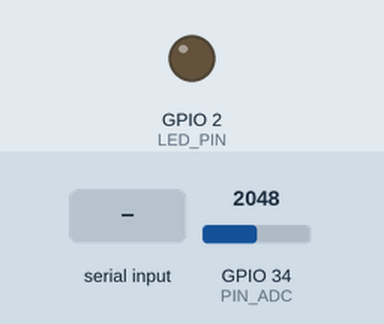
A sketch run on a simulated ESP32. On the bench: output pins drawn as LEDs (lit = HIGH). Dashed ring = blinking. The test bench sets the inputs (shaded band); at power-on: GPIO 34 (PIN_ADC) = 2048. The local clock reads 2024-03-15 10:24:30 at power-on unless the sketch sets it; storage starts empty; EEPROM starts erased; pins used as bus, display or sensor lines are not drawn; what the sketch prints to the serial monitor is not drawn.

Above: at 1.8 s.
1.9 s: "XOA\n" received over Serial
3.4 s: "N90\n" received over Serial
4.9 s: "T90\n" received over Serial
At 10.75 s:
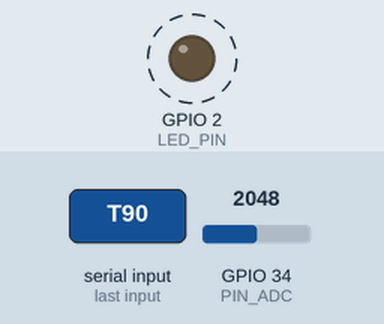
Timing chart, 0 to 12.4 s (numbered marks = the images above; inputs shaded):
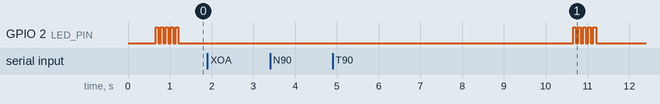

The sketch:

test4_sensor_node.ino
```cpp
// Nút đo: đo mỗi 10 giây, gửi ESP-NOW về trạm nhận, lưu trung bình mỗi phút vào flash
#include <WiFi.h>
#include <esp_wifi.h>
#include <esp_now.h>
#include <esp_idf_version.h>
#include <esp_system.h>
#include <Wire.h>
#include <RTClib.h>
#include <LittleFS.h>
#include <Preferences.h>

// ===== CHỈ SỬA DÒNG NÀY: địa chỉ MAC của trạm nhận (trạm in ra khi khởi động) =====
uint8_t GATEWAY_MAC[6] = {0x04, 0xB2, 0x47, 0x54, 0xA1, 0x88};
// ==================================================================================

const uint8_t CHANNEL = 1;          // phải giống CHANNEL trong code trạm nhận
const uint32_t PERIOD_MS = 10000;   // đo mỗi 10 giây
const int PIN_POWER = 25;           // cấp điện cầu phân áp
const int PIN_ADC = 34;             // điểm giữa cầu phân áp
const int LED_PIN = 2;              // đèn trên board
const char *LOG_FILE = "/log.csv";  // trung bình mỗi phút: epoch,adc_mv,flags

enum { F_BOOT = 1, F_PROBE = 2, F_RTC = 4, F_FS = 8 };

// Cấu trúc gói: phải giống hệt trong code trạm nhận
typedef struct __attribute__((packed)) {
  uint8_t magic;
  uint8_t ver;
  uint8_t node;
  uint8_t flags;
  uint8_t rst;
  uint32_t seq;
  uint32_t utc;
  uint16_t adc_mv;
  int16_t temp_c100;
} Packet;

RTC_DS3231 rtc;
Preferences prefs;
uint8_t nodeId = 0;
bool rtcOk = false, fsOk = false, nowOk = false, fsFull = false, firstPacket = true;
uint32_t seq = 0;
volatile bool sendDone = false, sendOk = false;
uint32_t minuteKey = 0, sumMv = 0, nMv = 0;
uint8_t minuteFlags = 0;

#if ESP_IDF_VERSION >= ESP_IDF_VERSION_VAL(5, 5, 0)
void onSent(const esp_now_send_info_t *info, esp_now_send_status_t status) {
#else
void onSent(const uint8_t *mac, esp_now_send_status_t status) {
#endif
  sendOk = (status == ESP_NOW_SEND_SUCCESS);
  sendDone = true;
}

uint32_t readMilliVolts() {
  digitalWrite(PIN_POWER, HIGH);
  delay(10);
  uint32_t sum = 0;
  for (int i = 0; i < 64; i++) sum += analogReadMilliVolts(PIN_ADC);
  digitalWrite(PIN_POWER, LOW);
  return sum / 64;
}

// Nhiệt độ danh định (điện trở 10 kΩ, 3,3 V); số chính xác tính lại khi phân tích
int16_t nominalTempC100(uint32_t mv) {
  if (mv < 300 || mv > 3000) return INT16_MIN;
  float r = 10000.0f * (3300.0f / mv - 1.0f);
  float tC = 1.0f / (1.0f / 298.15f + logf(r / 10000.0f) / 3950.0f) - 273.15f;
  return (int16_t)lroundf(tC * 100.0f);
}

void blink(int times, int ms) {
  for (int i = 0; i < times; i++) {
    digitalWrite(LED_PIN, HIGH);
    delay(ms);
    digitalWrite(LED_PIN, LOW);
    delay(ms);
  }
}

bool gatewayMacSet() {
  for (int i = 0; i < 6; i++)
    if (GATEWAY_MAC[i] != 0) return true;
  return false;
}

// Ghi trung bình của phút vừa xong vào flash
void logMinute() {
  if (nMv > 0 && fsOk) {
    File f = LittleFS.open(LOG_FILE, FILE_APPEND);
    if (f) {
      f.printf("%lu,%lu,%u\n", (unsigned long)(minuteKey * 60), (unsigned long)(sumMv / nMv),
               (unsigned)minuteFlags);
      f.close();
    } else {
      fsOk = false;
    }
    fsFull = LittleFS.usedBytes() * 10 > LittleFS.totalBytes() * 9;  // đầy quá 90%
  }
  sumMv = 0;
  nMv = 0;
  minuteFlags = 0;
}

void printInfo() {
  Serial.printf("Mã nút: %s\n", nodeId ? ("N0" + String(nodeId)).c_str() : "CHƯA ĐẶT (gõ N1, N2 hoặc N3)");
  Serial.print("MAC của nút: ");
  Serial.println(WiFi.macAddress());
  Serial.printf("MAC trạm nhận trong code: %02X:%02X:%02X:%02X:%02X:%02X%s\n", GATEWAY_MAC[0],
                GATEWAY_MAC[1], GATEWAY_MAC[2], GATEWAY_MAC[3], GATEWAY_MAC[4], GATEWAY_MAC[5],
                gatewayMacSet() ? "" : "   <- CHƯA ĐIỀN");
  Serial.printf("DS3231: %s", rtcOk ? "OK" : "LỖI");
  if (rtcOk) Serial.printf(", giờ UTC %s", rtc.now().timestamp().c_str());
  Serial.println();
  Serial.printf("Flash: %s, đã dùng %lu / %lu byte\n", fsOk ? "OK" : "LỖI",
                (unsigned long)(fsOk ? LittleFS.usedBytes() : 0),
                (unsigned long)(fsOk ? LittleFS.totalBytes() : 0));
  Serial.printf("ESP-NOW: %s\n", nowOk ? "OK" : "LỖI");
  Serial.println("Lệnh: N1/N2/N3 đặt mã nút, T<epoch> đặt giờ, I xem thông tin, D tải file flash, XOA xoá file flash");
}

void handleSerial() {
  if (!Serial.available()) return;
  String cmd = Serial.readStringUntil('\n');
  cmd.trim();
  if (cmd.length() == 0) return;
  char c = toupper(cmd[0]);
  if (cmd == "XOA") {  // chỉ xoá sau khi đã tải file về máy
    LittleFS.remove(LOG_FILE);
    Serial.println("Đã xoá file dữ liệu trong flash.");
  } else if (c == 'N') {
    int id = cmd.substring(1).toInt();
    if (id >= 1 && id <= 9) {
      prefs.putUChar("id", (uint8_t)id);
      nodeId = (uint8_t)id;
      Serial.printf("Đã đặt mã nút N0%d (lưu trong board, không mất khi rút điện).\n", id);
    } else {
      Serial.println("Mã nút phải từ 1 đến 9, ví dụ N1");
    }
  } else if (c == 'T') {
    uint32_t epoch = strtoul(cmd.c_str() + 1, nullptr, 10);
    if (rtcOk && epoch > 1767225600UL) {
      rtc.adjust(DateTime(epoch));
      Serial.println("Đã đặt giờ UTC.");
    } else {
      Serial.println("Không đặt được giờ. Trên Mac chạy: date +%s rồi gõ T và số đó.");
    }
  } else if (c == 'D') {
    File f = LittleFS.open(LOG_FILE, FILE_READ);
    if (!f) {
      Serial.println("Chưa có file dữ liệu.");
      return;
    }
    Serial.println("---BAT DAU log.csv---");
    uint8_t buf[256];
    size_t n;
    while ((n = f.read(buf, sizeof(buf))) > 0) Serial.write(buf, n);
    f.close();
    Serial.println("---KET THUC---");
  } else if (c == 'I') {
    printInfo();
  }
}

void setup() {
  Serial.begin(115200);
  delay(500);
  pinMode(LED_PIN, OUTPUT);
  pinMode(PIN_POWER, OUTPUT);
  digitalWrite(PIN_POWER, LOW);

  prefs.begin("cfg", false);
  nodeId = prefs.getUChar("id", 0);

  Wire.begin(21, 22);
  rtcOk = rtc.begin(&Wire);
  fsOk = LittleFS.begin(true);  // lần đầu tự định dạng vùng flash

  WiFi.mode(WIFI_STA);
  WiFi.disconnect();
  delay(100);
  esp_wifi_set_channel(CHANNEL, WIFI_SECOND_CHAN_NONE);
  if (gatewayMacSet() && esp_now_init() == ESP_OK) {
    esp_now_register_send_cb(onSent);
    esp_now_peer_info_t peer = {};
    memcpy(peer.peer_addr, GATEWAY_MAC, 6);
    peer.channel = CHANNEL;
    peer.ifidx = WIFI_IF_STA;
    peer.encrypt = false;
    nowOk = (esp_now_add_peer(&peer) == ESP_OK);
  }

  Serial.println();
  Serial.println("=== NÚT ĐO ===");
  printInfo();
}

void loop() {
  handleSerial();
  static uint32_t nextMs = 0;
  if ((int32_t)(millis() - nextMs) < 0) return;
  nextMs = millis() + PERIOD_MS;

  uint8_t flags = firstPacket ? F_BOOT : 0;
  uint32_t utc = 0;
  if (rtcOk) {
    DateTime now = rtc.now();
    utc = now.unixtime();
    if (now.year() < 2026 || rtc.lostPower()) flags |= F_RTC;
  } else {
    flags |= F_RTC;
  }
  uint32_t mv = readMilliVolts();
  if (mv < 300 || mv > 3000) flags |= F_PROBE;
  if (!fsOk || fsFull) flags |= F_FS;

  uint32_t key = utc / 60;  // sang phút mới thì ghi trung bình phút cũ
  if (key != minuteKey) {
    logMinute();
    minuteKey = key;
  }
  sumMv += mv;
  nMv++;
  minuteFlags |= flags;

  if (nodeId == 0 || !nowOk) {
    blink(5, 60);
    Serial.println("Chưa gửi được: thiếu mã nút (gõ N1/N2/N3) hoặc chưa điền MAC trạm nhận.");
    return;
  }

  Packet p = {0xA5, 1, nodeId, flags, (uint8_t)esp_reset_reason(), seq, utc, (uint16_t)mv, nominalTempC100(mv)};
  sendDone = false;
  sendOk = false;
  esp_err_t err = esp_now_send(GATEWAY_MAC, (const uint8_t *)&p, sizeof(p));
  uint32_t t0 = millis();
  while (err == ESP_OK && !sendDone && millis() - t0 < 200) delay(1);
  bool ok = (err == ESP_OK) && sendDone && sendOk;

  if (flags & (F_PROBE | F_RTC)) {
    blink(3, 80);  // nháy nhanh: lỗi đầu dò hoặc lỗi giờ
  } else if (ok) {
    blink(1, 40);  // nháy 1 lần: trạm đã nhận
  }
  if (ok) firstPacket = false;

  Serial.printf("N0%u seq %lu utc %lu adc %lu mV  %.2f °C  flags %u -> %s\n", (unsigned)nodeId,
                (unsigned long)seq, (unsigned long)utc, (unsigned long)mv, p.temp_c100 / 100.0,
                (unsigned)flags, ok ? "OK" : "KHÔNG TỚI TRẠM");
  seq++;
}
```

Measured:
- after the input at 1.9 s, every drawn part: stays the same
- after the input at 3.4 s, every drawn part: stays the same
